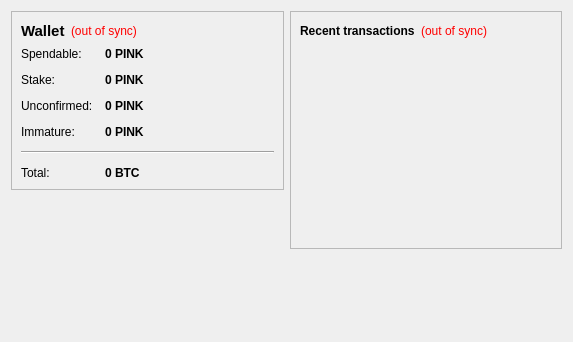
<?xml version="1.0" encoding="UTF-8"?>
<ui version="4.0">
 <class>OverviewPage</class>
 <widget class="QWidget" name="OverviewPage">
  <property name="geometry">
   <rect>
    <x>0</x>
    <y>0</y>
    <width>573</width>
    <height>342</height>
   </rect>
  </property>
  <property name="windowTitle">
   <string>Form</string>
  </property>
  <layout class="QHBoxLayout" name="horizontalLayout" stretch="1,1">
   <item>
    <layout class="QVBoxLayout" name="verticalLayout_2">
     <item>
      <widget class="QFrame" name="frame">
       <property name="frameShape">
        <enum>QFrame::StyledPanel</enum>
       </property>
       <property name="frameShadow">
        <enum>QFrame::Raised</enum>
       </property>
       <layout class="QVBoxLayout" name="verticalLayout_4">
        <item>
         <layout class="QHBoxLayout" name="horizontalLayout_4">
          <item>
           <widget class="QLabel" name="label_5">
            <property name="font">
             <font>
              <pointsize>11</pointsize>
              <weight>75</weight>
              <bold>true</bold>
             </font>
            </property>
            <property name="text">
             <string>Wallet</string>
            </property>
           </widget>
          </item>
          <item>
           <widget class="QLabel" name="labelWalletStatus">
            <property name="toolTip">
             <string>The displayed information may be out of date. Your wallet automatically synchronizes with the PantherCoin network after a connection is established, but this process has not completed yet.</string>
            </property>
            <property name="styleSheet">
             <string notr="true">QLabel { color: red; }</string>
            </property>
            <property name="text">
             <string notr="true">(out of sync)</string>
            </property>
            <property name="alignment">
             <set>Qt::AlignLeading|Qt::AlignLeft|Qt::AlignVCenter</set>
            </property>
           </widget>
          </item>
          <item>
           <spacer name="horizontalSpacer_2">
            <property name="orientation">
             <enum>Qt::Horizontal</enum>
            </property>
            <property name="sizeHint" stdset="0">
             <size>
              <width>40</width>
              <height>20</height>
             </size>
            </property>
           </spacer>
          </item>
         </layout>
        </item>
        <item>
         <layout class="QFormLayout" name="formLayout_2">
          <property name="fieldGrowthPolicy">
           <enum>QFormLayout::AllNonFixedFieldsGrow</enum>
          </property>
          <property name="horizontalSpacing">
           <number>12</number>
          </property>
          <property name="verticalSpacing">
           <number>12</number>
          </property>
          <item row="0" column="0">
           <widget class="QLabel" name="label">
            <property name="text">
             <string>Spendable:</string>
            </property>
           </widget>
          </item>
          <item row="0" column="1">
           <widget class="QLabel" name="labelBalance">
            <property name="font">
             <font>
              <weight>75</weight>
              <bold>true</bold>
             </font>
            </property>
            <property name="cursor">
             <cursorShape>IBeamCursor</cursorShape>
            </property>
            <property name="toolTip">
             <string>Your current spendable balance</string>
            </property>
            <property name="text">
             <string notr="true">0 PINK</string>
            </property>
            <property name="textInteractionFlags">
             <set>Qt::LinksAccessibleByMouse|Qt::TextSelectableByKeyboard|Qt::TextSelectableByMouse</set>
            </property>
           </widget>
          </item>
          <item row="1" column="0">
           <widget class="QLabel" name="label_6">
            <property name="text">
             <string>Stake:</string>
            </property>
           </widget>
          </item>
          <item row="1" column="1">
           <widget class="QLabel" name="labelStake">
            <property name="font">
             <font>
              <weight>75</weight>
              <bold>true</bold>
             </font>
            </property>
            <property name="cursor">
             <cursorShape>IBeamCursor</cursorShape>
            </property>
            <property name="toolTip">
             <string>Total of coins that was staked, and do not yet count toward the current balance</string>
            </property>
            <property name="text">
             <string notr="true">0 PINK</string>
            </property>
            <property name="textInteractionFlags">
             <set>Qt::LinksAccessibleByMouse|Qt::TextSelectableByKeyboard|Qt::TextSelectableByMouse</set>
            </property>
           </widget>
          </item>
          <item row="2" column="0">
           <widget class="QLabel" name="label_3">
            <property name="text">
             <string>Unconfirmed:</string>
            </property>
           </widget>
          </item>
          <item row="2" column="1">
           <widget class="QLabel" name="labelUnconfirmed">
            <property name="font">
             <font>
              <weight>75</weight>
              <bold>true</bold>
             </font>
            </property>
            <property name="cursor">
             <cursorShape>IBeamCursor</cursorShape>
            </property>
            <property name="toolTip">
             <string>Total of transactions that have yet to be confirmed, and do not yet count toward the current balance</string>
            </property>
            <property name="text">
             <string notr="true">0 PINK</string>
            </property>
            <property name="textInteractionFlags">
             <set>Qt::LinksAccessibleByMouse|Qt::TextSelectableByKeyboard|Qt::TextSelectableByMouse</set>
            </property>
           </widget>
          </item>
          <item row="3" column="0">
           <widget class="QLabel" name="labelImmatureText">
            <property name="text">
             <string>Immature:</string>
            </property>
           </widget>
          </item>
          <item row="3" column="1">
           <widget class="QLabel" name="labelImmature">
            <property name="font">
             <font>
              <weight>75</weight>
              <bold>true</bold>
             </font>
            </property>
            <property name="toolTip">
             <string>Mined balance that has not yet matured</string>
            </property>
            <property name="text">
             <string notr="true">0 PINK</string>
            </property>
            <property name="textInteractionFlags">
             <set>Qt::LinksAccessibleByMouse|Qt::TextSelectableByKeyboard|Qt::TextSelectableByMouse</set>
            </property>
           </widget>
          </item>
          <item row="4" column="0" colspan="2">
           <widget class="Line" name="line">
            <property name="orientation">
             <enum>Qt::Horizontal</enum>
            </property>
           </widget>
          </item>
          <item row="5" column="0">
           <widget class="QLabel" name="labelTotalText">
            <property name="text">
             <string>Total:</string>
            </property>
           </widget>
          </item>
          <item row="5" column="1">
           <widget class="QLabel" name="labelTotal">
            <property name="font">
             <font>
              <weight>75</weight>
              <bold>true</bold>
             </font>
            </property>
            <property name="cursor">
             <cursorShape>IBeamCursor</cursorShape>
            </property>
            <property name="toolTip">
             <string>Your current total balance</string>
            </property>
            <property name="text">
             <string notr="true">0 BTC</string>
            </property>
            <property name="textInteractionFlags">
             <set>Qt::LinksAccessibleByMouse|Qt::TextSelectableByKeyboard|Qt::TextSelectableByMouse</set>
            </property>
           </widget>
          </item>
         </layout>
        </item>
       </layout>
      </widget>
     </item>
     <item>
      <spacer name="verticalSpacer">
       <property name="orientation">
        <enum>Qt::Vertical</enum>
       </property>
       <property name="sizeHint" stdset="0">
        <size>
         <width>20</width>
         <height>40</height>
        </size>
       </property>
      </spacer>
     </item>
    </layout>
   </item>
   <item>
    <layout class="QVBoxLayout" name="verticalLayout_3">
     <item>
      <widget class="QFrame" name="frame_2">
       <property name="frameShape">
        <enum>QFrame::StyledPanel</enum>
       </property>
       <property name="frameShadow">
        <enum>QFrame::Raised</enum>
       </property>
       <layout class="QVBoxLayout" name="verticalLayout">
        <item>
         <layout class="QHBoxLayout" name="horizontalLayout_2">
          <item>
           <widget class="QLabel" name="label_4">
            <property name="text">
             <string>&lt;b&gt;Recent transactions&lt;/b&gt;</string>
            </property>
           </widget>
          </item>
          <item>
           <widget class="QLabel" name="labelTransactionsStatus">
            <property name="toolTip">
             <string>The displayed information may be out of date. Your wallet automatically synchronizes with the PantherCoin network after a connection is established, but this process has not completed yet.</string>
            </property>
            <property name="styleSheet">
             <string notr="true">QLabel { color: red; }</string>
            </property>
            <property name="text">
             <string notr="true">(out of sync)</string>
            </property>
            <property name="alignment">
             <set>Qt::AlignRight|Qt::AlignTrailing|Qt::AlignVCenter</set>
            </property>
           </widget>
          </item>
          <item>
           <spacer name="horizontalSpacer">
            <property name="orientation">
             <enum>Qt::Horizontal</enum>
            </property>
            <property name="sizeHint" stdset="0">
             <size>
              <width>40</width>
              <height>20</height>
             </size>
            </property>
           </spacer>
          </item>
         </layout>
        </item>
        <item>
         <widget class="QListView" name="listTransactions">
          <property name="styleSheet">
           <string notr="true">QListView { background: transparent; }</string>
          </property>
          <property name="frameShape">
           <enum>QFrame::NoFrame</enum>
          </property>
          <property name="verticalScrollBarPolicy">
           <enum>Qt::ScrollBarAlwaysOff</enum>
          </property>
          <property name="horizontalScrollBarPolicy">
           <enum>Qt::ScrollBarAlwaysOff</enum>
          </property>
          <property name="selectionMode">
           <enum>QAbstractItemView::NoSelection</enum>
          </property>
         </widget>
        </item>
       </layout>
      </widget>
     </item>
     <item>
      <spacer name="verticalSpacer_2">
       <property name="orientation">
        <enum>Qt::Vertical</enum>
       </property>
       <property name="sizeHint" stdset="0">
        <size>
         <width>20</width>
         <height>40</height>
        </size>
       </property>
      </spacer>
     </item>
    </layout>
   </item>
  </layout>
 </widget>
 <resources/>
 <connections/>
</ui>
